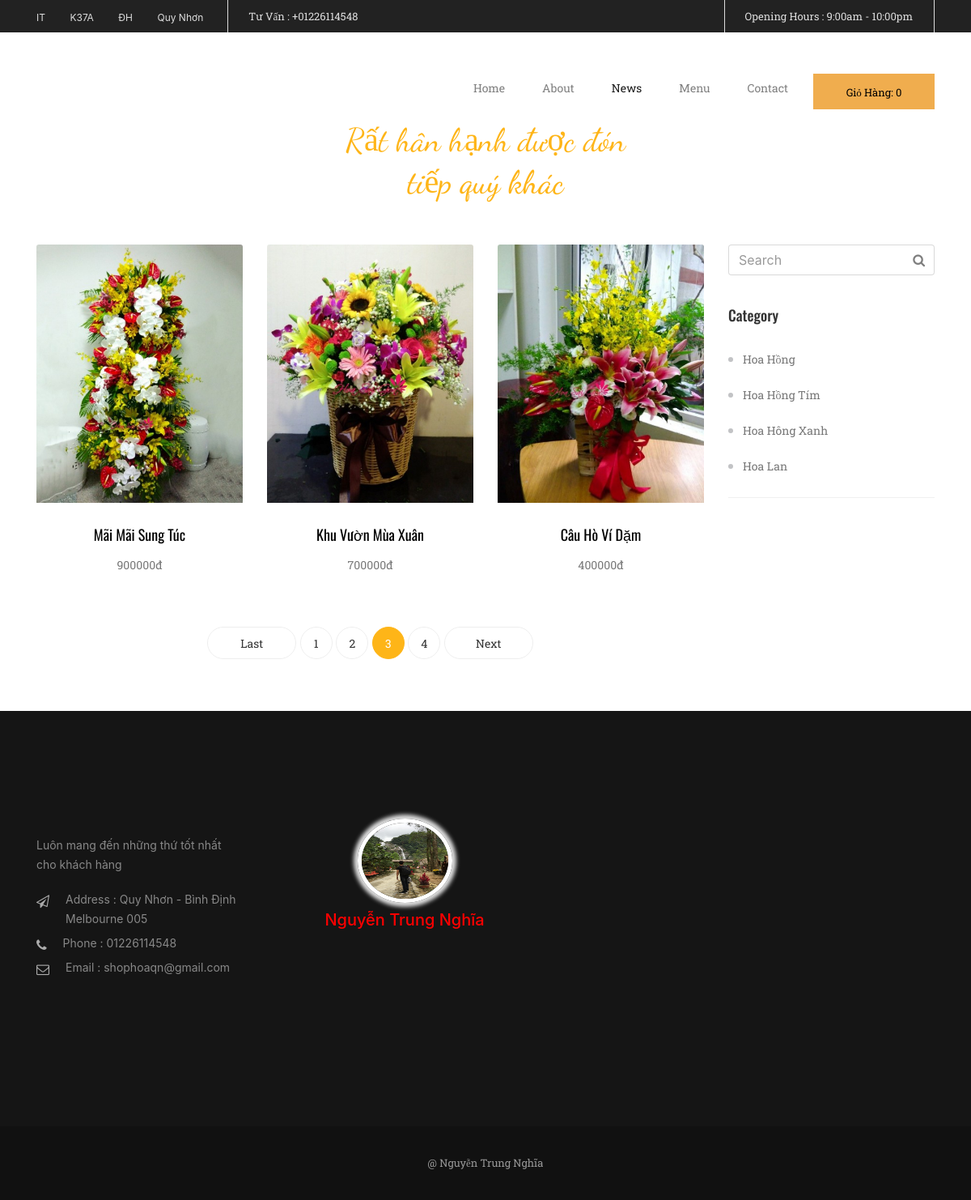
The app's page /index_Controller/page/3 with its own data.
### tables this page shows
CREATE TABLE `chitietsp` (
  `id_sp` int(11) NOT NULL,
  `tensp` varchar(250) NOT NULL,
  `hinhanh` varchar(100) NOT NULL,
  `gia` int(100) NOT NULL,
  `mota` longtext NOT NULL,
  `id_loaisp` int(100) NOT NULL,
  `thutu` int(100) NOT NULL
);

CREATE TABLE `loaisp` (
  `id_loaisp` int(11) NOT NULL,
  `tenloaisp` varchar(250) NOT NULL,
  `thutu` int(100) NOT NULL
);

### application/controllers/index_Controller.php (called while the page is built, shortened)
<?php if ( ! defined('BASEPATH')) exit('No direct script access allowed');
class index_Controller extends CI_Controller {
	private $soluongtin1trang;
	public function __construct()
	{
		$this->load->model('SanPham');
		$this->load->model('DanhMuc');
		$this->load->model('PhanTrang');
		$this->soluongtin1trang = 9;
	}
	function page($trang)
	{
		$sanpham = $this->PhanTrang->loadTinTheoTrang($this->soluongtin1trang,$trang);
		$danhmuc = $this->DanhMuc->loadDanhMuc();
		$sotrang  = $this->PhanTrang->phantrang($this->soluongtin1trang);
		$ketqua = array(
			'sanpham' => $sanpham,
			'danhmuc' => $danhmuc,
			'sotrang'=> $sotrang
			 );
		$this->load->view('index',$ketqua);
	}
}

### index.php (called while the page is built, shortened)
<?php
require_once BASEPATH.'core/CodeIgniter.php';

### application/models/PhanTrang.php (called while the page is built, shortened)
<?php if ( ! defined('BASEPATH')) exit('No direct script access allowed');
class PhanTrang extends CI_Model {
	function phanTrang($soluongtin1trang)
	{
		$this->db->select('*');
		$sotin = $this->db->get('chitietsp');
		$ketqua = $sotin->result_array();
		$soluongtin = count($ketqua);
		$sotrang =ceil($soluongtin/$soluongtin1trang);
		return $sotrang;
	}
	function loadTinTheoTrang($trang,$soluongtin1trang)
	{
		$this->db->select('*');
		$this->db->join('chitietsp', 'chitietsp.id_loaisp = loaisp.id_loaisp', 'left');
		$vitri = ($trang-1)*$soluongtin1trang;
		$ketqua = $this->db->get('loaisp',$soluongtin1trang,$vitri);
		$ketqua = $ketqua->result_array();
		return $ketqua;
	}
}

### application/models/DanhMuc.php (called while the page is built, shortened)
<?php if ( ! defined('BASEPATH')) exit('No direct script access allowed');
class DanhMuc extends CI_Model {
	function loadDanhMuc()
	{
		$this->db->select('*');
		$danhmuc =$this->db->get('loaisp');
		$danhmuc = $danhmuc->result_array();
		return $danhmuc;
	}
}

### application/views/index.php (the view, shortened to what this page needs)
<!DOCTYPE html>
<html lang="en"><head>
	<link rel="stylesheet" href="<?php echo base_url() ?>vendor/bootstrap.css">
	<link rel="stylesheet" href="<?php echo base_url() ?>vendor/font-awesome.css">
	<link rel="stylesheet" href="<?php echo base_url() ?>1.css">
 </head>
<body >
<?php
	$uri = $_SERVER['REQUEST_URI'];
	 $uri = explode('/',$uri);
	$tranghientai = end($uri) ;
 ?>
		<div class="container">
			<div class="row">
				<div class="col-sm-9">
					<div class="row">
						<?php foreach ($sanpham as  $dlsanpham): ?>
						<div class="col-sm-4 text-xs-center">
							<div class="mottinchuan mb-3  wow  fadeInUp">
								<a href="<?php echo base_url(); ?>detailSanPham/chiTietSanPham/<?php echo $dlsanpham['id_sp'] ?>"><img class="card-img-top img-fluid" src="<?php echo $dlsanpham['hinhanh'] ?>" alt="Card image cap"></a>
								<a href="<?php echo base_url(); ?>detailSanPham/chiTietSanPham/<?php echo $dlsanpham['id_sp'] ?>" class="tieudetin1 fontoswarld"><?php echo $dlsanpham['tensp'] ?></a>
								<p class="fontroboto"><?php echo $dlsanpham['gia'] ?>đ</p>
							</div>
						</div>
						<?php endforeach ?>
					</div>
					<nav class="phantrang mb-3  wow  fadeInUp">
						<ul class="pagination">
							<?php
								if($tranghientai==1){
								}
								else
								{
							?>
									<li class="pre">
										<a href="#" aria-label="Previous">
											<span aria-hidden="true"> Last</span>
		 								</a>
									</li>
							<?php
								}
							?>
							<?php
								for ($i=0; $i <$sotrang ; $i++) {?>
									<?php
										if(($i+1)==$tranghientai)
										{
											?>
											<li class="current"><?= $i+1?></li>
									<?php }
										else{
									?>
											<li><a href="<?php echo base_url();?>index_Controller/page/<?= $i+1?>"><?php echo $i+1 ?></a></li>
										<?php } ?>
									<?php
								}
							?>
							<?php
								if($tranghientai==$sotrang){
								}
								else{
							?>
								<li class="next">
									<a href="#" aria-label="Previous">
										<span aria-hidden="true">Next </span>
	 								</a>
								</li>
							<?php
								}
							 ?>
						</ul>
					</nav>
				</div>
				<div class="col-sm-3">
					<div class="phansearch  wow  fadeInUp">
							 <input type="text" class="form-control phansearchct"  placeholder="Search">
							<button type="submit" class="iconsearch"><i class="fa fa-search"></i></button>
					</div>
					<div class="khoilistlink my-2  wow  fadeInUp">
						<h3 class="fontoswarld">Category </h3>
						<ul class="fontroboto">
							<?php foreach ($danhmuc as  $value): ?>
								<li><a href="<?php echo base_url() ;?>detailDanhMuc/chiTietDanhMuc/<?php echo $value['id_loaisp'] ?>"> <?php echo $value['tenloaisp'] ?></a></li>
							<?php endforeach ?>
						</ul>
					</div>
				</div>
			</div>
		</div>
</body>
</html>

### 1.css (style rules this page uses)
.fontroboto { font-family: 'Roboto Slab', serif; }
.fontoswarld { font-family: 'Oswald', sans-serif; }
.mottinchuan p.fontroboto { color: #777; line-height: 24px; font-size: 14px; }
a.tieudetin1.fontoswarld { color: black; font-size: 18px; padding: 26px 0 12px 0; display: block; }
.mottinchuan img { width: 100%; }
* { margin: 0; padding: 0; }
nav.phantrang ul li { display: inline-block; }
nav.phantrang ul { list-style: none; display: inline-block; }
nav.phantrang { text-align: center; }
nav.phantrang ul li a,nav.phantrang ul li.current { display: inline-block; color: #333; font-family: roboto slab; font-size: 14px; border: 1px solid #eee; border-radius: 22px; width: 40px; height: 40px; text-align: center; line-height: 40px; }
nav.phantrang ul li.pre a,nav.phantrang ul li.next a { width: 110px; }
nav.phantrang ul li.current, nav.phantrang ul li a:hover { border-color: #feb518; background: #feb518; color: white; text-decoration: none; }
.khoilistlink.my-2 { border-bottom: 1px solid #f0f0f0; }
.khoilistlink ul.fontroboto { color: #c2c3c5;margin-left: 18px; }
.khoilistlink ul li a { color: #777; line-height: 44px; font-size: 14px; }
.khoilistlink h3.fontoswarld { font-size: 18px; line-height: 50px; color: #333; }
button.iconsearch { position: absolute; top: 7px; right: 12px; background: none; border: none; color: #7f7f7f; cursor: pointer; }
.phansearch { position: relative; }

### records on screen
chitietsp: hinhanh (picture), tensp "Mãi Mãi Sung Túc", gia "900000"
chitietsp: hinhanh (picture), tensp "Khu Vườn Mùa Xuân", gia "700000"
chitietsp: hinhanh (picture), tensp "Câu Hò Ví Dặm", gia "400000"
loaisp: tenloaisp "Hoa Hồng"
loaisp: tenloaisp "Hoa Hồng Tím"
loaisp: tenloaisp "Hoa Hông Xanh"
loaisp: tenloaisp "Hoa Lan"
